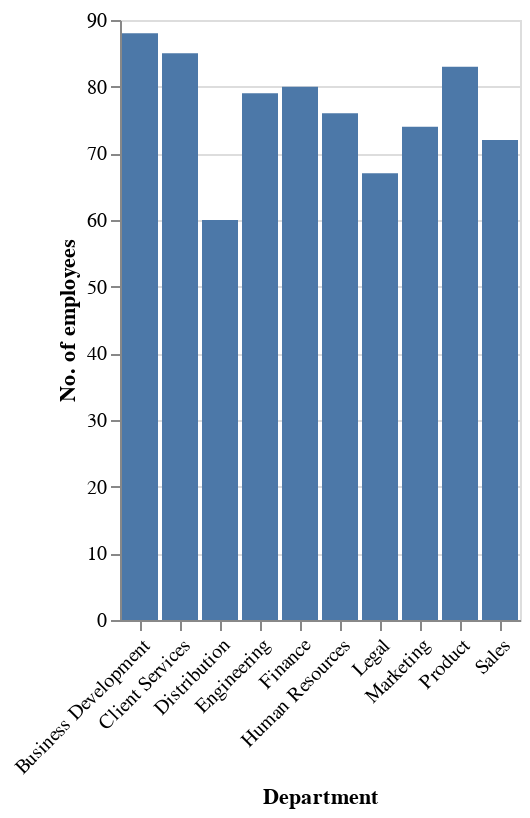

This figure's notebook cell:
### Code cell
bar_graph=alt.Chart(df).mark_bar().encode(
    x=alt.X("Team:N",title="Department",axis=alt.Axis(labelAngle=-45)),
    y=alt.Y("count():Q",title="No. of employees"),
    )
bar_graph.display()

### Figure 1 — Vega-Lite specification as saved in the notebook (floating-point values rounded to 4 significant figures; data arrays with more than 128 entries replaced by an {"elided": "..."} marker saying what was removed)
{"config": {"view": {"continuousWidth": 300, "continuousHeight": 300}}, "data": {"name": "data-15cd4ac776e40751264cd582eb9fd713"}, "mark": {"type": "bar"}, "encoding": {"x": {"axis": {"labelAngle": -45}, "field": "Team", "title": "Department", "type": "nominal"}, "y": {"aggregate": "count", "title": "No. of employees", "type": "quantitative"}}, "$schema": "https://vega.github.io/schema/vega-lite/v5.8.0.json", "datasets": {"data-15cd4ac776e40751264cd582eb9fd713": {"elided": "764 records"}}}
